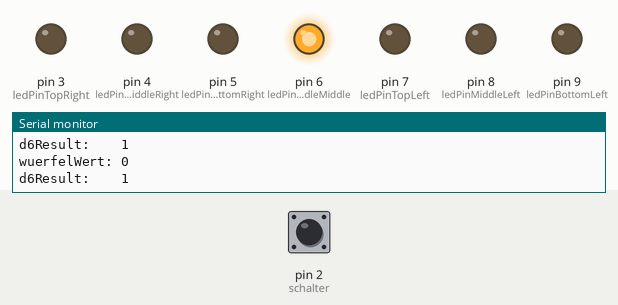
Recording of a sketch running on a simulated Arduino Uno, built with avr-gcc and run on an emulated ATmega328P. On the bench: output pins drawn as LEDs (lit = HIGH), the last lines printed to the serial monitor. Dashed ring = blinking. The test bench sets the inputs (shaded band); at power-on: pin 2 (schalter) LOW.

Above: at 1.2 s.
1.3 s: pin 2 (schalter) driven HIGH
At 2.6 s:
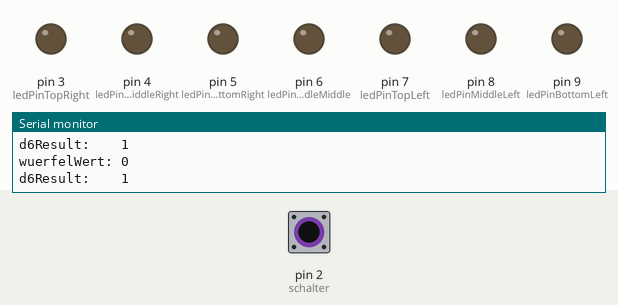
2.9 s: pin 2 (schalter) driven LOW
At 3.1 s:
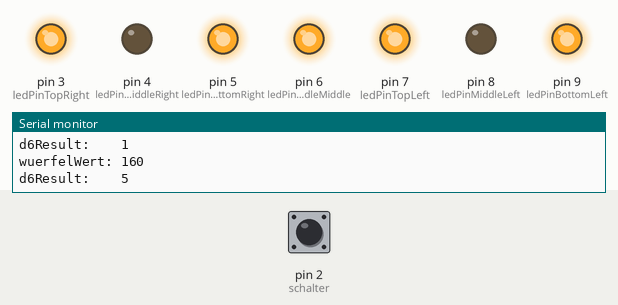
5.9 s: pin 2 (schalter) pulsed HIGH 2 times (0.12 s each, 0.3 s apart)
At 6.52 s:
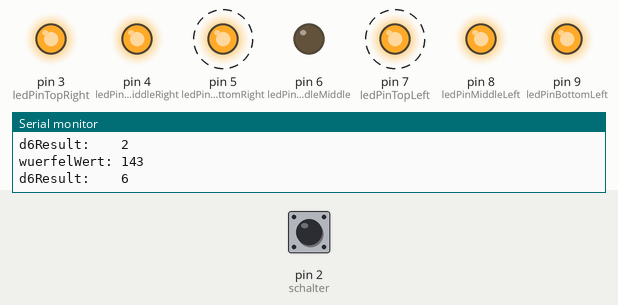
8.9 s: pin 2 (schalter) pulsed HIGH 5 times (0.12 s each, 0.3 s apart)
At 9.12 s:
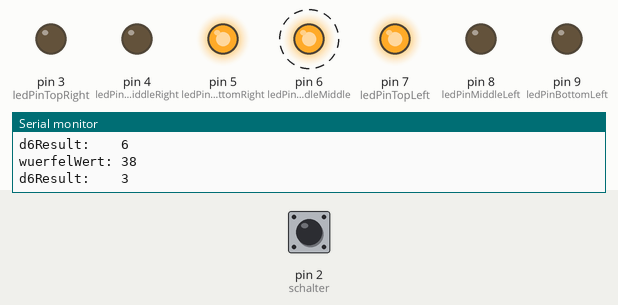
Timing chart, 0 to 11.9 s (numbered marks = the images above; inputs shaded):
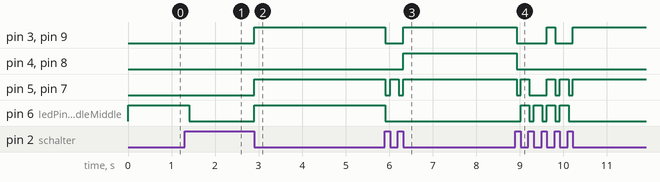

The sketch:

wuerfeln_mit_ergebnisanzeige.ino
```cpp
// Pins der LEDs
// (für bessere Lesbarkeit)
#define ledPinTopRight 3
#define ledPinMiddleRight 4
#define ledPinBottomRight 5
#define ledPinMiddleMiddle 6
#define ledPinTopLeft 7
#define ledPinMiddleLeft 8
#define ledPinBottomLeft 9
// nicht switch als bezeichnung benutzen,
// sonst funktioniert 'switch case' nicht mehr
#define schalter 2

byte wuerfelWert = 0;
byte d6Result = 0;

// lsb = topLeft, msb = bottomRight
byte ledStates[7] =
{
  0b0001000,
  0b1000001,
  0b1001001,
  0b1100011,
  0b1101011,
  0b1110111
};

// Array mit den Pins der LEDs
byte wuerfelLeds[7] =
{
  ledPinTopLeft,
  ledPinTopRight,
  ledPinMiddleLeft,
  ledPinMiddleMiddle,
  ledPinMiddleRight,
  ledPinBottomLeft,
  ledPinBottomRight
};

// Anzahl der Würfel LEDs:
// sizeof() ist Größe in Byte,
// desshalb muss man noch durch die Größe der Elemente teilen,
// um die Anzahl der Elemente zu erhalten.
int wuerfelLedsSize = sizeof(wuerfelLeds) / sizeof(wuerfelLeds[0]);

void setup()
{
  // initialisiert serielle Schnittstelle mit 9600 Baud
  Serial.begin(9600);
  // Schalter-Pin als input deklarieren
  pinMode(schalter, INPUT);

  // LED-Pins als outputs deklarieren
  for(byte i=0; i<wuerfelLedsSize; i++){
    pinMode(wuerfelLeds[i], OUTPUT);
  }
}

// wuerfelWert zähl hoch solange der Schalter gedrückt ist
// Wenn der Schalter losgelassen wird, wird wuerfelWert
// über die serielle Schnittstelle ausgegeben und 200ms gewartet.
void loop()
{
  // Wenn die Schaltung in Hardware aufgebaut wird
  // muss evtl. der Schalter entprellt werden
  while(digitalRead(schalter)){
    // um 1 inkrementieren
    wuerfelWert++;
  }

  // Wert ausgeben, mit anschließendem Zeilenumbruch
  Serial.print("wuerfelWert: ");
  Serial.println(wuerfelWert);
  // Wert zwischen 1 und 6 generieren
  d6Result = wuerfelWert % 6 + 1;
  // d6Result ausgeben
  Serial.print("d6Result:    ");
  Serial.println(d6Result);
  // Ergebnis anzeigen
  showD6Result(d6Result);
  // 200ms warten
  delay(200);
  // Leds ausschalten
  ledsOff();
}

// Alle LEDs aus
void ledsOff(){
  for(byte i=0; i<wuerfelLedsSize; i++){
	digitalWrite(wuerfelLeds[i], LOW);
  }
}

// Zeigt Zahl zwischen 1 und 6 an
void showD6Result(int result){
  for(int i=0; i<wuerfelLedsSize; i++){
	digitalWrite(wuerfelLeds[i], (ledStates[result-1] >> i) & 1);
  }
}
```

Measured:
- after the input at 1.3 s, pin 6 (ledPinMiddleMiddle): HIGH → LOW after 0.10 s
- after the input at 2.9 s, pin 3 (ledPinTopRight), pin 5 (ledPinBottomRight), pin 6 (ledPinMiddleMiddle), pin 7 (ledPinTopLeft), pin 9 (ledPinBottomLeft): LOW → HIGH at once
- after the input at 5.9 s, pin 3 (ledPinTopRight): HIGH → LOW at once, → HIGH 0.41 s later; pin 4 (ledPinMiddleRight): LOW → HIGH after 0.42 s
- after the input at 8.9 s, pin 3 (ledPinTopRight): HIGH → LOW at once, → HIGH 0.69 s later, → LOW 0.20 s later, → HIGH 0.40 s later; pin 4 (ledPinMiddleRight): HIGH → LOW at once
